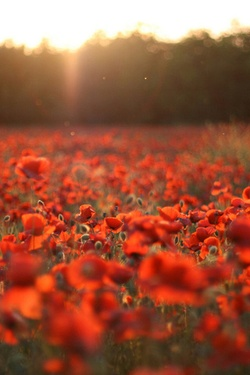
#> input picture img1.jpg, 250 x 375 px, shrunk from 320 x 480 before the run
$ jupyter execute --allow-errors sp.ipynb
#> lines starting #> are read from the running program, lines starting #| are printed output that depends on the picture
[cell 1]
import numpy as np
from matplotlib import pyplot as plt
from numba import cuda
import math
from time import time
from PIL import Image

def add_salt_and_pepper(gb, prob):
  rnd = np.random.rand(gb.shape[0], gb.shape[1])
  noisy = gb.copy()
  noisy[rnd < prob] = 0
  noisy[rnd > 1 - prob] = 255
  return noisy


def median_filter(a):
  b = a.copy()
  start = time()
  for i in range(2, len(a)-1):
    for j in range(2, len(a[i])-1):
      t=[0, 0, 0, 0, 0, 0, 0, 0, 0]
      t[0], t[1], t[2], t[3], t[4], t[5], t[6], t[7], t[8] = a[i-1][j-1], a[i-1][j], a[i-1][j+1], a[i][j-1], a[i][j], a[i][j+1], a[i+1][j-1], a[i+1][j], a[i+1][j+1]
      for k in range(8):
        for l in range(8-k):
          if t[l]>t[l+1]:
            t[l], t[l+1] = t[l+1], t[l]
      b[i][j]=t[(int)(len(t)/2)]
  return b, time()-start

@cuda.jit
def gpu_median_filter(a, b):
  i, j = cuda.grid(2)
  t=cuda.local.array(shape=9, dtype=numba.int64)
  t[0], t[1], t[2], t[3], t[4], t[5], t[6], t[7], t[8] = a[i-1][j-1], a[i-1][j], a[i-1][j+1], a[i][j-1], a[i][j], a[i][j+1], a[i+1][j-1], a[i+1][j], a[i+1][j+1]
  for k in range(8):
    for l in range(8-k):
      if t[l]>t[l+1]:
        t[l], t[l+1] = t[l+1], t[l]
  b[i][j]=t[(int)(len(t)/2)]

def prepare_and_exec_gpu(a):
  b = a.copy()
  tread_number_block = 32

  a_global = cuda.to_device(a)
  b_global = cuda.to_device(b)

  threadsperblock = (tread_number_block, tread_number_block)
  blockspergrid_x = int(math.ceil(a.shape[0] / threadsperblock[1]))
  blockspergrid_y = int(math.ceil(b.shape[1] / threadsperblock[0]))
  blockspergrid = (blockspergrid_x, blockspergrid_y)

  start = time()
  gpu_median_filter[blockspergrid, threadsperblock](a_global, b_global)
  return b_global.copy_to_host(), time()-start

def experiment(img_name, need_draw):
#> called with img_name = 'img1.jpg', need_draw = False
  im=(Image.open(img_name)).convert('L')
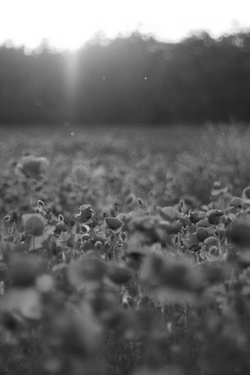
#> im: PIL image 250x375 L; min 20, max 255, mean 104.7
  if need_draw==True:
    display(im)
  img = np.array(im)

  img = add_salt_and_pepper(img, 0.09)
#> in add_salt_and_pepper, `noisy[rnd > 1 - prob] = 255`:
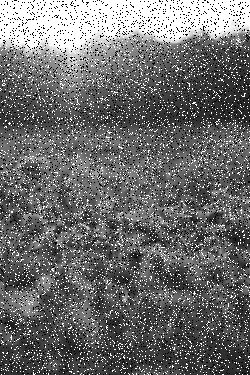
#> noisy: shape (375, 250); min 0, max 255, mean 108.6
  if need_draw==True:
    display(Image.fromarray(np.uint8(img)))

  img2, ctime = median_filter(img)
#> ctime = 0.695
  if need_draw==True:
    display(Image.fromarray(np.uint8(img2)))

  img2, gtime = prepare_and_exec_gpu(img)
  if need_draw==True:
    display(Image.fromarray(np.uint8(img2)))

  n=len(img)*len(img[0])
  print('количество элементов:', n)
  print('cpu time', ctime)
  print('gpu time', gtime)
  print('ускорение', ctime/gtime)
  print()
  return ctime/gtime, n

#> (the rest of this cell did not finish here and is left out)
